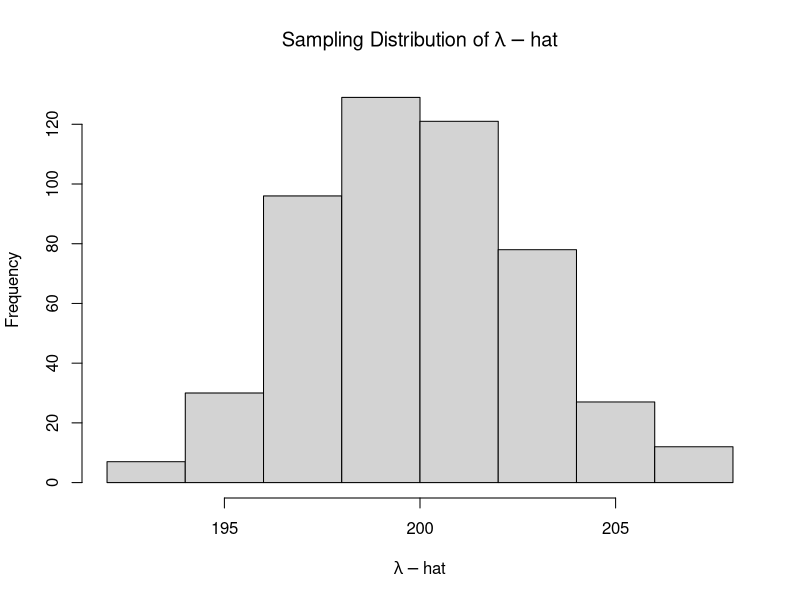
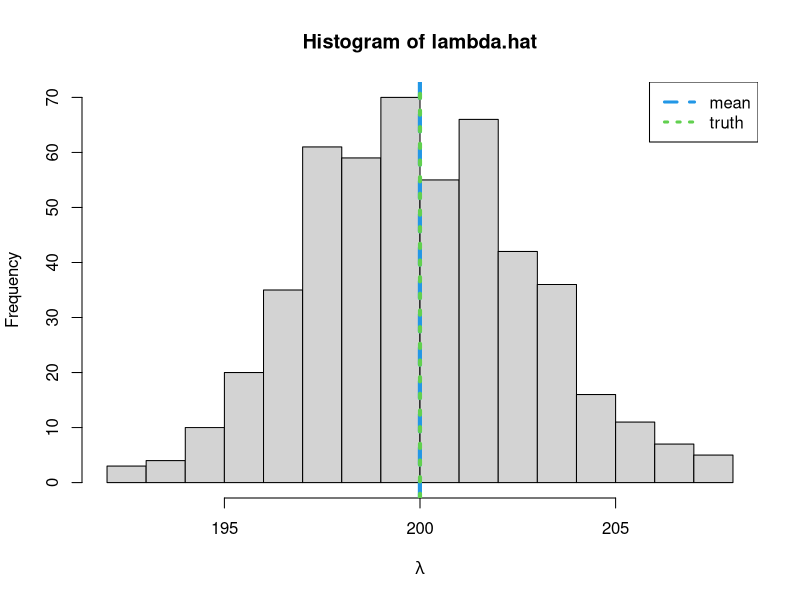

Write the R code that produced these figures, in order.
## ---- chunk 1
#random discrete uniform sampler
rdu<-function(n,lower,upper){sample(lower:upper,n,replace=T)}

mat = matrix(rdu(25, 
                 lower = 0, 
                 upper = 400
                 ),
             nrow=5, ncol=5
             )
mat
## ---- chunk 2
# Option 1- sample values directly
  n = 10
  y = sample(c(mat),10, replace = TRUE)
  y
## ---- chunk 3
# Option 2 - Sample the coordinates and get values

  coords = expand.grid(x = 1:5, y = 1:5)
  index.samples = sample(1:nrow(coords),10)
  y2 = mat[as.matrix(coords[index.samples,])]
  y2 
## ---- chunk 4
# Sample mean
  mean(y)
  mean(y2)
  
## ---- chunk 5
# This is only one realization
  lambda=200
  mat = matrix(rpois(25, lambda=lambda),
               nrow=5, ncol=55
               )

#Create a function 
  n.sim=500
  mat.fn = function(mu){matrix(rpois(25, lambda=lambda),
                               nrow=5, ncol=5
                               )
  }
## ---- chunk 6
# repeat the function n.sim times
  list.mat = replicate(n.sim, mat.fn(mu), simplify=FALSE)
  length(list.mat)
## ---- chunk 7
#One realization
  list.mat[[1]]


# Sample mean for the first realization
  mean(list.mat[[1]])
## ---- chunk 8
  lambda.hat = unlist(lapply(list.mat,FUN=mean))

  hist(lambda.hat,xlab=bquote(lambda-hat),main=bquote("Sampling Distribution of"~lambda-hat))

## ---- chunk 9
  # Bias
  bias.lambda = mean(lambda.hat) - lambda
  bias.lambda
  
  # relative bias
  (mean(lambda.hat) - lambda)/lambda
## ---- chunk 10
  hist(lambda.hat,xlab=bquote(lambda), breaks=20)
  abline(v=mean(lambda.hat),lwd=4,col=4,lty=2)
  abline(v=lambda,lwd=4,col=3,lty=3)
  legend("topright",legend=c("mean","truth"),lwd=3,col=c(4,3),lty=c(2,3))
## ---- chunk 11
  diff = 0.025*lambda
  diff
  lower = lambda-diff
  upper = lambda+diff

index = which(lambda.hat>=lower & lambda.hat <= upper)

#Probability of getting a mean within 5% of the truth
length(index)/n.sim
